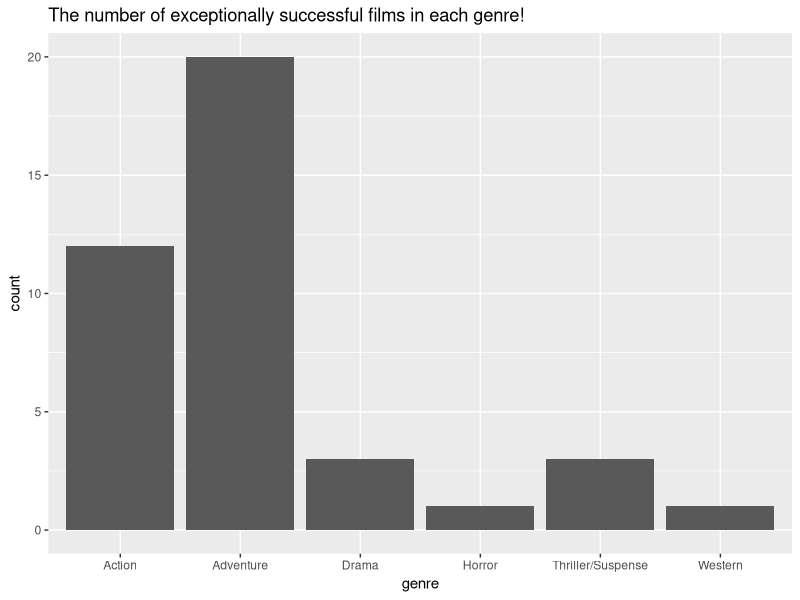
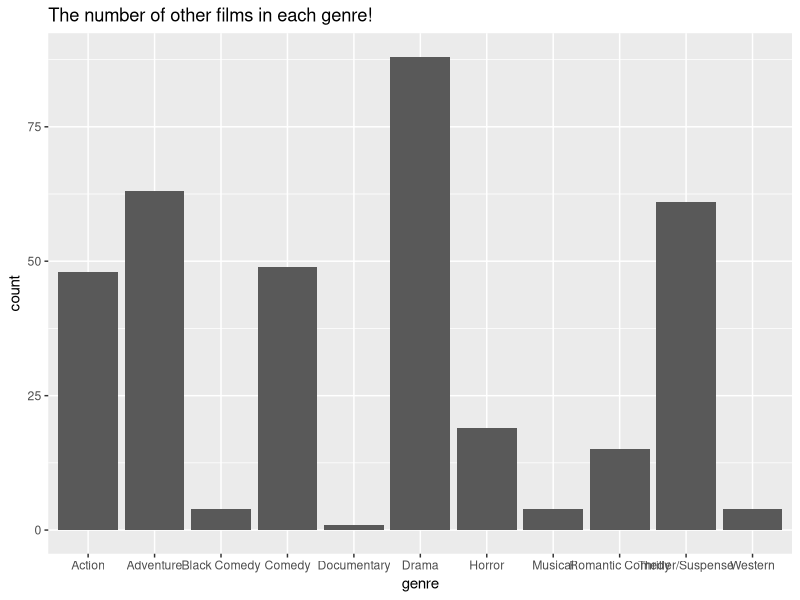

The R source for these figures, in order:
library(readr)
library(dplyr)
library(ggplot2)

data <- read_csv("merged_data.csv")


data$profit <- data$domestic_box_office + 
  data$international_box_office - data$production_budget

ninetieth <- quantile(data$profit, 0.9)

successful_films <- data[data$profit >= ninetieth, ]

unsuccessful_films <- data[data$profit < ninetieth, ]


# Now that I have the successful and unsuccessful subsets of the data
# We can start doing interesting stuff (unprofessional comments, I know
# but only you guys are reading this..)

# Bar plot of Genre vs Count
ggplot(data = successful_films, aes(x = genre)) + 
  geom_bar() +
  labs(title = "The number of exceptionally successful films in each genre!")

ggplot(data = unsuccessful_films, aes(x = genre)) +
  geom_bar() + 
  labs(title = "The number of other films in each genre!")


